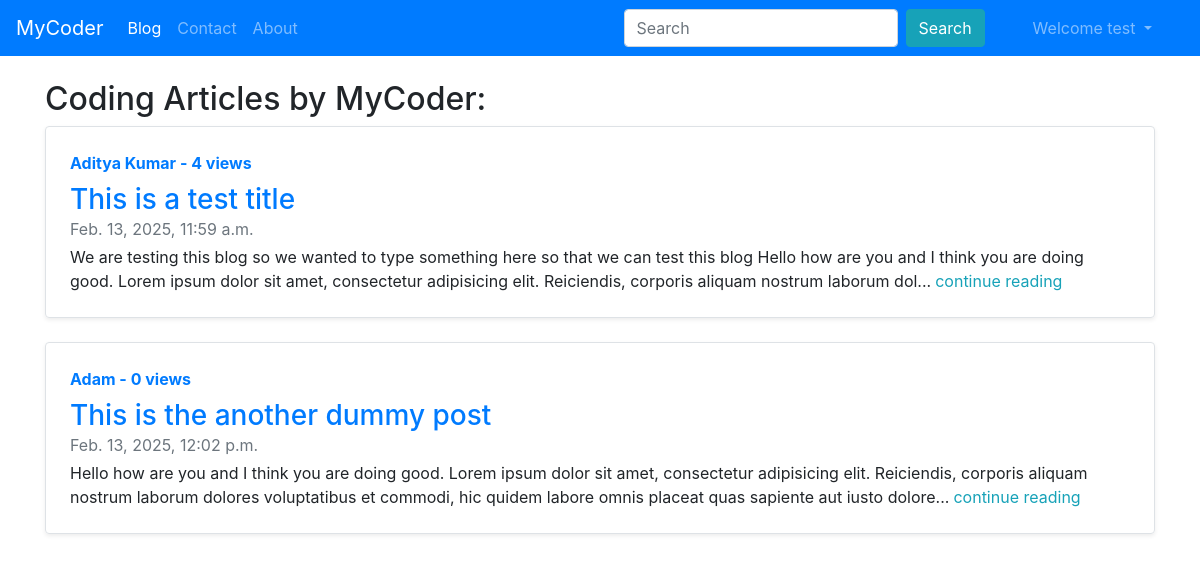
Screenshot of /blog/ (signed in) with the database file from the repository.
### blog/models.py (models this page shows, shortened)
class Post(models.Model):
    sno = models.AutoField(primary_key=True)
    title = models.CharField(max_length=50)
    content = models.TextField(max_length=100000)
    views = models.IntegerField(default=0)
    author = models.CharField(max_length=30)
    slug = models.CharField(max_length=30)
    timeStamp = models.DateTimeField(blank=True)

### blog/views.py (the view)
# urls.py: 2. Add a URL to urlpatterns:  path('', views.home, name='home')
def home(request):
    allPosts = Post.objects.all()
    context = {'allPosts': allPosts}
    return render(request, 'blog/index.html', context)

### templates/blog/index.html (shortened to what this page needs)
{% extends "base.html" %}
{% block blog %}active{% endblock blog %}
{% block body %}
    <div class="container my-4">
        <h2>Coding Articles by MyCoder:</h2>
        {% for post in allPosts %}
      <div class="row my-4f no-gutters border rounded overflow-hidden flex-md-row mb-4 shadow-sm h-md-250 position-relative">
        <div class="col p-4 d-flex flex-column position-static">
          <strong class="d-inline-block mb-2 text-primary">{{post.author}} - {{post.views}} views</strong>
          <h3 class="mb-0"><a href="/blog/{{post.slug}}">{{post.title}}</a></h3>
          <div class="mb-1 text-muted">{{post.timeStamp}}</div>
          <p class="card-text mb-auto">{{post.content|slice:": 250"}}...<a href="/blog/{{post.slug}}" class="mx-1 text-info">continue reading</a></p>
        </div>
      </div>
      {% endfor %}
    </div>
{% endblock body %}

### templates/base.html (shortened to what this page needs)
<!DOCTYPE html>
<html lang="en">
  <head>
    <link rel="stylesheet" href="https://cdn.jsdelivr.net/npm/bootstrap@4.6.2/dist/css/bootstrap.min.css">
  </head>
  <nav class="navbar navbar-expand-lg navbar-dark bg-primary">
    <a class="navbar-brand" href="/">MyCoder</a>
    <div class="collapse navbar-collapse" id="navbarSupportedContent">
      <ul class="navbar-nav mr-auto">
        <li class="nav-item">
          <a class="nav-link {% block blog %}{% endblock blog %}" href="/blog">Blog</a>
        </li>
        <li class="nav-item">
          <a class="nav-link {% block contact %}{% endblock contact %}" href="/contact">Contact</a>
        </li>
        <li class="nav-item">
          <a class="nav-link {% block about %}{% endblock about %}" href="/about">About</a>
        </li>
      </ul>
      <form class="form-inline my-2 my-lg-0 mx-3" action="/search">
        <input class="form-control mr-sm-2" type="search" name='search' id="search" placeholder="Search" aria-label="Search">
        <button class="btn btn-info my-2 my-sm-0" type="submit">Search</button>
      </form>
      {% if not user.is_authenticated %}
        <button type="button" class="btn btn-info mx-2" data-toggle="modal" data-target="#loginModal">
          Login
        </button>
        <button type="button" class="btn btn-info" data-toggle="modal" data-target="#signupModal">
          Signup
        </button>
      {% else %}
        <ul class="navbar-nav mx-4">
          <li class="nav-item dropdown">
            <a class="nav-link dropdown-toggle" href="#" role="button" data-toggle="dropdown" aria-expanded="false">
              Welcome {{request.user}}
            </a>
          </li>
        </ul>
      {% endif %}
    </div>
  </nav>
  {% block body %}{% endblock body %}
</html>

### rows the page displays
Post: author "Aditya Kumar", views "4", title "This is a test title", timeStamp "Feb. 13, 2025, 11:59 a.m.", content "We are testing this blog so we wanted to type something here so that we can test this blog Hello how are you and I think you are doing good. Lorem ipsum dolor sit amet, consectetur adipisicing elit. Reiciendis, corporis aliquam nostrum laborum dol"
Post: author "Adam", views "0", title "This is the another dummy post", timeStamp "Feb. 13, 2025, 12:02 p.m.", content "Hello how are you and I think you are doing good. Lorem ipsum dolor sit amet, consectetur adipisicing elit. Reiciendis, corporis aliquam nostrum laborum dolores voluptatibus et commodi, hic quidem labore omnis placeat quas sapiente aut iusto dolore"

### other values shown
{{ request.user }} "test"
